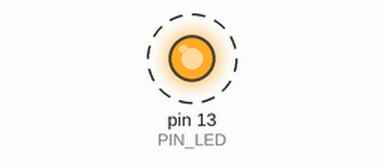
Recording of a sketch running on a simulated Arduino Uno, built with avr-gcc and run on an emulated ATmega328P. Shown: output pins drawn as LEDs (lit = HIGH). Dashed ring = blinking. What the sketch prints to the serial monitor is not drawn.

Above: at 0.5 s.
Timing chart, 0 to 4.6 s (numbered marks = the images above):
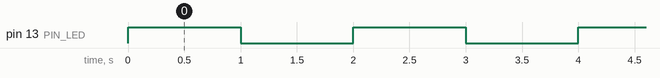

The sketch:

04_example_3.ino
```cpp
#define PIN_LED 13

uint16_t count, toggle;

void setup() {
  Serial.begin(115200);

  pinMode(PIN_LED, OUTPUT);
  digitalWrite(PIN_LED, toggle);

  while(!Serial);
}

void loop() {
  Serial.println(++count);
  toggle = toggle_state(toggle);
  digitalWrite(PIN_LED, toggle);
  delay(1000);
}

uint16_t toggle_state(uint16_t toggle) {
  return !toggle;
}
```

Measured:
- by itself, pin 13 (PIN_LED): alternates HIGH for 1.0 s and LOW for 1.0 s
